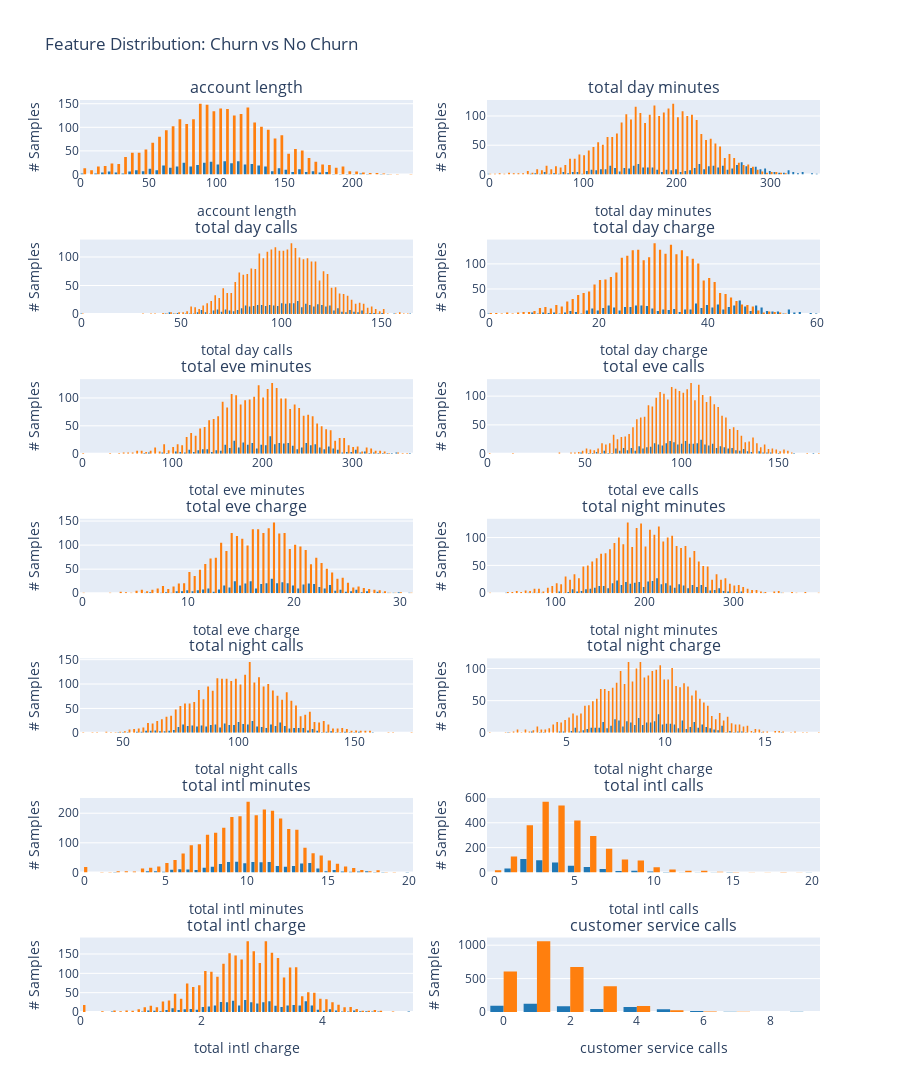

Here is the notebook cell this chart was saved with:
### Markdown cell above
Distribution plot for all the numberic features with their relation to churn

### Code cell
#sing Plotly to display histograms for different features in the dataset, comparing the distributions for 'Churn' and 'No Churn' categories.

churn = df[df["churn"] == 1]
no_churn = df[df["churn"] == 0]
colors = ['rgb(31, 119, 180)', 'rgb(255, 127, 14)']  # Churn: blue, No Churn: orange

def create_churn_trace(col, visible=False):
    return go.Histogram(
        x=churn[col],
        name='Churn',
        marker=dict(color=colors[0]),
        visible=visible
    )

def create_no_churn_trace(col, visible=False):
    return go.Histogram(
        x=no_churn[col],
        name='No Churn',
        marker=dict(color=colors[1]),
        visible=visible
    )

features_not_for_hist = ["state", "churn", 'area code', 'international plan', 'number vmail messages', 'voice mail plan']
features_for_hist = [x for x in df.columns if x not in features_not_for_hist]

n_features = len(features_for_hist)
rows = int(n_features / 2) + n_features % 2
cols = 2
fig = make_subplots(rows=rows, cols=cols, subplot_titles=features_for_hist)

for i, feature in enumerate(features_for_hist):
    row = (i // cols) + 1
    col = (i % cols) + 1

    fig.add_trace(create_churn_trace(feature, visible=True), row=row, col=col)
    fig.add_trace(create_no_churn_trace(feature, visible=True), row=row, col=col)

    fig.update_xaxes(title_text=feature, row=row, col=col)
    fig.update_yaxes(title_text="# Samples", row=row, col=col)

    fig.update_layout(
        showlegend=False,
        height=rows * 300,
        width=900,
        title="Feature Distribution: Churn vs No Churn"
    )

fig.show()

### Figure 1 — Plotly figure (JSON) as saved in the notebook; plotly's stock layout.template omitted (floating-point values rounded to 4 significant figures; data arrays with more than 128 entries replaced by an {"elided": "..."} marker saying what was removed)
{"data": [{"marker": {"color": "rgb(31, 119, 180)"}, "name": "Churn", "type": "histogram", "visible": true, "x": {"elided": "483 int values"}, "xaxis": "x", "yaxis": "y"}, {"marker": {"color": "rgb(255, 127, 14)"}, "name": "No Churn", "type": "histogram", "visible": true, "x": {"elided": "2850 int values"}, "xaxis": "x", "yaxis": "y"}, {"marker": {"color": "rgb(31, 119, 180)"}, "name": "Churn", "type": "histogram", "visible": true, "x": {"elided": "483 float values"}, "xaxis": "x2", "yaxis": "y2"}, {"marker": {"color": "rgb(255, 127, 14)"}, "name": "No Churn", "type": "histogram", "visible": true, "x": {"elided": "2850 float values"}, "xaxis": "x2", "yaxis": "y2"}, {"marker": {"color": "rgb(31, 119, 180)"}, "name": "Churn", "type": "histogram", "visible": true, "x": {"elided": "483 int values"}, "xaxis": "x3", "yaxis": "y3"}, {"marker": {"color": "rgb(255, 127, 14)"}, "name": "No Churn", "type": "histogram", "visible": true, "x": {"elided": "2850 int values"}, "xaxis": "x3", "yaxis": "y3"}, {"marker": {"color": "rgb(31, 119, 180)"}, "name": "Churn", "type": "histogram", "visible": true, "x": {"elided": "483 float values"}, "xaxis": "x4", "yaxis": "y4"}, {"marker": {"color": "rgb(255, 127, 14)"}, "name": "No Churn", "type": "histogram", "visible": true, "x": {"elided": "2850 float values"}, "xaxis": "x4", "yaxis": "y4"}, {"marker": {"color": "rgb(31, 119, 180)"}, "name": "Churn", "type": "histogram", "visible": true, "x": {"elided": "483 float values"}, "xaxis": "x5", "yaxis": "y5"}, {"marker": {"color": "rgb(255, 127, 14)"}, "name": "No Churn", "type": "histogram", "visible": true, "x": {"elided": "2850 float values"}, "xaxis": "x5", "yaxis": "y5"}, {"marker": {"color": "rgb(31, 119, 180)"}, "name": "Churn", "type": "histogram", "visible": true, "x": {"elided": "483 int values"}, "xaxis": "x6", "yaxis": "y6"}, {"marker": {"color": "rgb(255, 127, 14)"}, "name": "No Churn", "type": "histogram", "visible": true, "x": {"elided": "2850 int values"}, "xaxis": "x6", "yaxis": "y6"}, {"marker": {"color": "rgb(31, 119, 180)"}, "name": "Churn", "type": "histogram", "visible": true, "x": {"elided": "483 float values"}, "xaxis": "x7", "yaxis": "y7"}, {"marker": {"color": "rgb(255, 127, 14)"}, "name": "No Churn", "type": "histogram", "visible": true, "x": {"elided": "2850 float values"}, "xaxis": "x7", "yaxis": "y7"}, {"marker": {"color": "rgb(31, 119, 180)"}, "name": "Churn", "type": "histogram", "visible": true, "x": {"elided": "483 float values"}, "xaxis": "x8", "yaxis": "y8"}, {"marker": {"color": "rgb(255, 127, 14)"}, "name": "No Churn", "type": "histogram", "visible": true, "x": {"elided": "2850 float values"}, "xaxis": "x8", "yaxis": "y8"}, {"marker": {"color": "rgb(31, 119, 180)"}, "name": "Churn", "type": "histogram", "visible": true, "x": {"elided": "483 int values"}, "xaxis": "x9", "yaxis": "y9"}, {"marker": {"color": "rgb(255, 127, 14)"}, "name": "No Churn", "type": "histogram", "visible": true, "x": {"elided": "2850 int values"}, "xaxis": "x9", "yaxis": "y9"}, {"marker": {"color": "rgb(31, 119, 180)"}, "name": "Churn", "type": "histogram", "visible": true, "x": {"elided": "483 float values"}, "xaxis": "x10", "yaxis": "y10"}, {"marker": {"color": "rgb(255, 127, 14)"}, "name": "No Churn", "type": "histogram", "visible": true, "x": {"elided": "2850 float values"}, "xaxis": "x10", "yaxis": "y10"}, {"marker": {"color": "rgb(31, 119, 180)"}, "name": "Churn", "type": "histogram", "visible": true, "x": {"elided": "483 float values"}, "xaxis": "x11", "yaxis": "y11"}, {"marker": {"color": "rgb(255, 127, 14)"}, "name": "No Churn", "type": "histogram", "visible": true, "x": {"elided": "2850 float values"}, "xaxis": "x11", "yaxis": "y11"}, {"marker": {"color": "rgb(31, 119, 180)"}, "name": "Churn", "type": "histogram", "visible": true, "x": {"elided": "483 int values"}, "xaxis": "x12", "yaxis": "y12"}, {"marker": {"color": "rgb(255, 127, 14)"}, "name": "No Churn", "type": "histogram", "visible": true, "x": {"elided": "2850 int values"}, "xaxis": "x12", "yaxis": "y12"}, {"marker": {"color": "rgb(31, 119, 180)"}, "name": "Churn", "type": "histogram", "visible": true, "x": {"elided": "483 float values"}, "xaxis": "x13", "yaxis": "y13"}, {"marker": {"color": "rgb(255, 127, 14)"}, "name": "No Churn", "type": "histogram", "visible": true, "x": {"elided": "2850 float values"}, "xaxis": "x13", "yaxis": "y13"}, {"marker": {"color": "rgb(31, 119, 180)"}, "name": "Churn", "type": "histogram", "visible": true, "x": {"elided": "483 int values"}, "xaxis": "x14", "yaxis": "y14"}, {"marker": {"color": "rgb(255, 127, 14)"}, "name": "No Churn", "type": "histogram", "visible": true, "x": {"elided": "2850 int values"}, "xaxis": "x14", "yaxis": "y14"}], "layout": {"annotations": [{"font": {"size": 16}, "showarrow": false, "text": "account length", "x": 0.225, "xanchor": "center", "xref": "paper", "y": 1.0, "yanchor": "bottom", "yref": "paper"}, {"font": {"size": 16}, "showarrow": false, "text": "total day minutes", "x": 0.775, "xanchor": "center", "xref": "paper", "y": 1.0, "yanchor": "bottom", "yref": "paper"}, {"font": {"size": 16}, "showarrow": false, "text": "total day calls", "x": 0.225, "xanchor": "center", "xref": "paper", "y": 0.8469, "yanchor": "bottom", "yref": "paper"}, {"font": {"size": 16}, "showarrow": false, "text": "total day charge", "x": 0.775, "xanchor": "center", "xref": "paper", "y": 0.8469, "yanchor": "bottom", "yref": "paper"}, {"font": {"size": 16}, "showarrow": false, "text": "total eve minutes", "x": 0.225, "xanchor": "center", "xref": "paper", "y": 0.6939, "yanchor": "bottom", "yref": "paper"}, {"font": {"size": 16}, "showarrow": false, "text": "total eve calls", "x": 0.775, "xanchor": "center", "xref": "paper", "y": 0.6939, "yanchor": "bottom", "yref": "paper"}, {"font": {"size": 16}, "showarrow": false, "text": "total eve charge", "x": 0.225, "xanchor": "center", "xref": "paper", "y": 0.5408, "yanchor": "bottom", "yref": "paper"}, {"font": {"size": 16}, "showarrow": false, "text": "total night minutes", "x": 0.775, "xanchor": "center", "xref": "paper", "y": 0.5408, "yanchor": "bottom", "yref": "paper"}, {"font": {"size": 16}, "showarrow": false, "text": "total night calls", "x": 0.225, "xanchor": "center", "xref": "paper", "y": 0.3878, "yanchor": "bottom", "yref": "paper"}, {"font": {"size": 16}, "showarrow": false, "text": "total night charge", "x": 0.775, "xanchor": "center", "xref": "paper", "y": 0.3878, "yanchor": "bottom", "yref": "paper"}, {"font": {"size": 16}, "showarrow": false, "text": "total intl minutes", "x": 0.225, "xanchor": "center", "xref": "paper", "y": 0.2347, "yanchor": "bottom", "yref": "paper"}, {"font": {"size": 16}, "showarrow": false, "text": "total intl calls", "x": 0.775, "xanchor": "center", "xref": "paper", "y": 0.2347, "yanchor": "bottom", "yref": "paper"}, {"font": {"size": 16}, "showarrow": false, "text": "total intl charge", "x": 0.225, "xanchor": "center", "xref": "paper", "y": 0.08163, "yanchor": "bottom", "yref": "paper"}, {"font": {"size": 16}, "showarrow": false, "text": "customer service calls", "x": 0.775, "xanchor": "center", "xref": "paper", "y": 0.08163, "yanchor": "bottom", "yref": "paper"}], "height": 2100, "showlegend": false, "title": {"text": "Feature Distribution: Churn vs No Churn"}, "width": 900, "xaxis": {"anchor": "y", "domain": [0, 0.45], "title": {"text": "account length"}}, "xaxis10": {"anchor": "y10", "domain": [0.55, 1], "title": {"text": "total night charge"}}, "xaxis11": {"anchor": "y11", "domain": [0, 0.45], "title": {"text": "total intl minutes"}}, "xaxis12": {"anchor": "y12", "domain": [0.55, 1], "title": {"text": "total intl calls"}}, "xaxis13": {"anchor": "y13", "domain": [0, 0.45], "title": {"text": "total intl charge"}}, "xaxis14": {"anchor": "y14", "domain": [0.55, 1], "title": {"text": "customer service calls"}}, "xaxis2": {"anchor": "y2", "domain": [0.55, 1], "title": {"text": "total day minutes"}}, "xaxis3": {"anchor": "y3", "domain": [0, 0.45], "title": {"text": "total day calls"}}, "xaxis4": {"anchor": "y4", "domain": [0.55, 1], "title": {"text": "total day charge"}}, "xaxis5": {"anchor": "y5", "domain": [0, 0.45], "title": {"text": "total eve minutes"}}, "xaxis6": {"anchor": "y6", "domain": [0.55, 1], "title": {"text": "total eve calls"}}, "xaxis7": {"anchor": "y7", "domain": [0, 0.45], "title": {"text": "total eve charge"}}, "xaxis8": {"anchor": "y8", "domain": [0.55, 1], "title": {"text": "total night minutes"}}, "xaxis9": {"anchor": "y9", "domain": [0, 0.45], "title": {"text": "total night calls"}}, "yaxis": {"anchor": "x", "domain": [0.9184, 1.0], "title": {"text": "# Samples"}}, "yaxis10": {"anchor": "x10", "domain": [0.3061, 0.3878], "title": {"text": "# Samples"}}, "yaxis11": {"anchor": "x11", "domain": [0.1531, 0.2347], "title": {"text": "# Samples"}}, "yaxis12": {"anchor": "x12", "domain": [0.1531, 0.2347], "title": {"text": "# Samples"}}, "yaxis13": {"anchor": "x13", "domain": [0, 0.08163], "title": {"text": "# Samples"}}, "yaxis14": {"anchor": "x14", "domain": [0, 0.08163], "title": {"text": "# Samples"}}, "yaxis2": {"anchor": "x2", "domain": [0.9184, 1.0], "title": {"text": "# Samples"}}, "yaxis3": {"anchor": "x3", "domain": [0.7653, 0.8469], "title": {"text": "# Samples"}}, "yaxis4": {"anchor": "x4", "domain": [0.7653, 0.8469], "title": {"text": "# Samples"}}, "yaxis5": {"anchor": "x5", "domain": [0.6122, 0.6939], "title": {"text": "# Samples"}}, "yaxis6": {"anchor": "x6", "domain": [0.6122, 0.6939], "title": {"text": "# Samples"}}, "yaxis7": {"anchor": "x7", "domain": [0.4592, 0.5408], "title": {"text": "# Samples"}}, "yaxis8": {"anchor": "x8", "domain": [0.4592, 0.5408], "title": {"text": "# Samples"}}, "yaxis9": {"anchor": "x9", "domain": [0.3061, 0.3878], "title": {"text": "# Samples"}}}}
